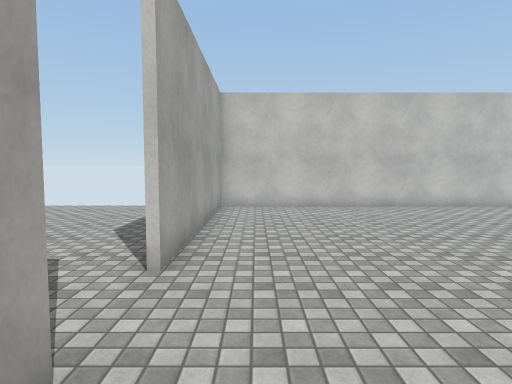
view 1 (above)

15 first-person views from a walk through a Unity game level. The camera is 1.5 m above the floor, tilts 4° down and sees 75° across. Doors are open. The floor is counted in squares, 1 m on a side. Each view is taken from the middle of a square. On the plan, view 1 faces up. The plan holds only what a view shows up to about 15 squares ahead; the rest is blank. The player is left out. Surface patterns are stand-ins for the level's own textures.

view 2
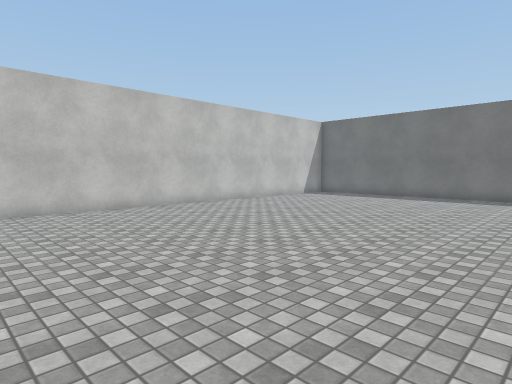

view 3
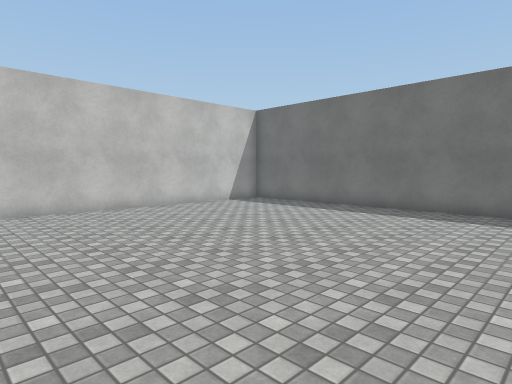

view 4
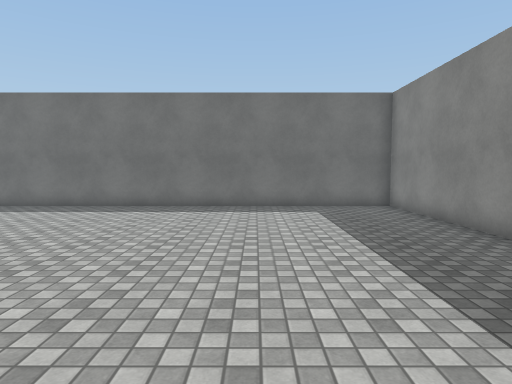

view 5
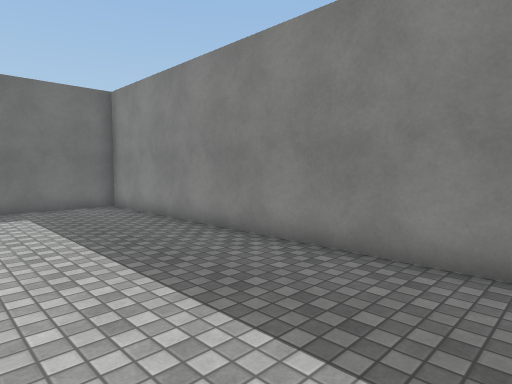

view 6
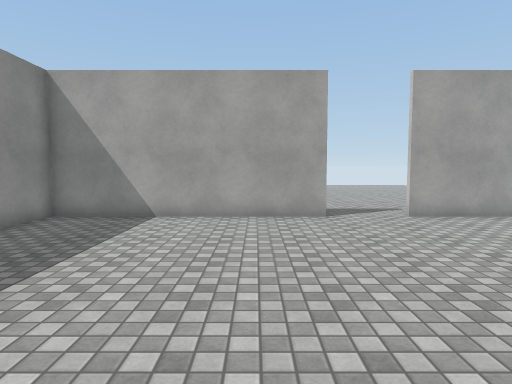

view 7
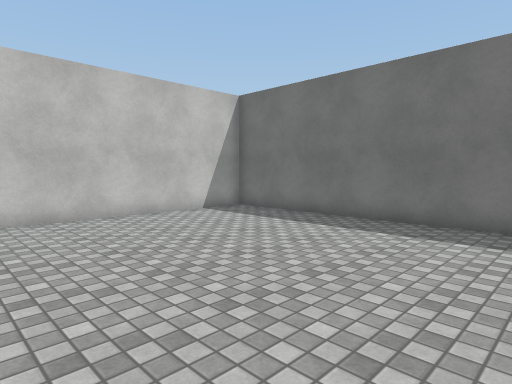

view 8
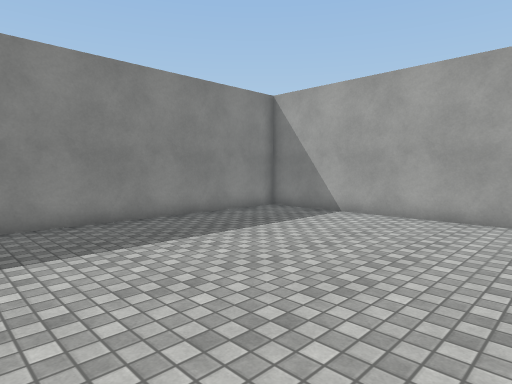

view 9
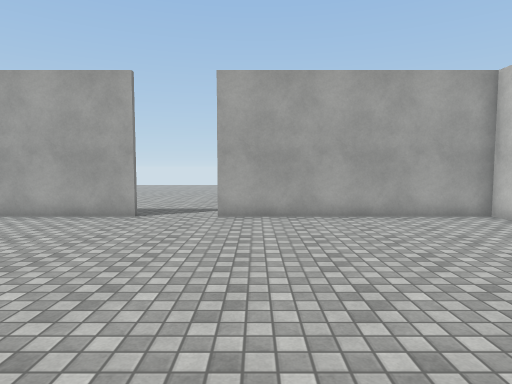

view 10
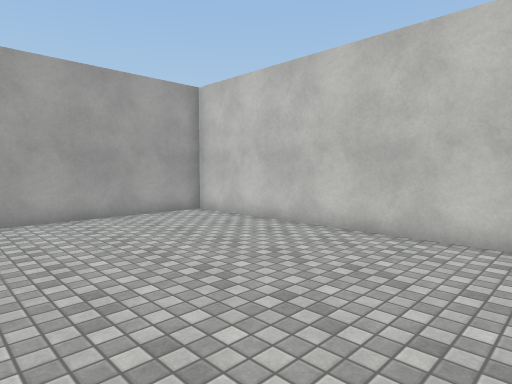

view 11
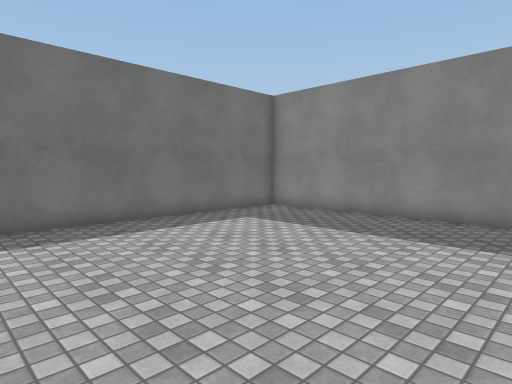

view 12
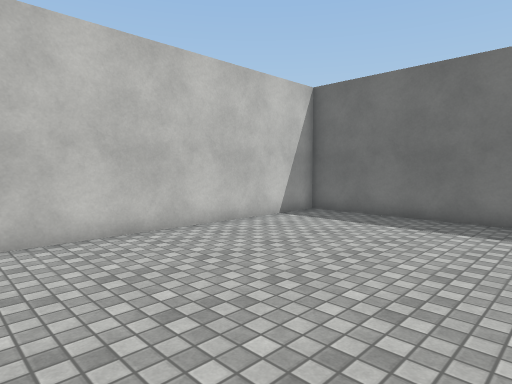

view 13
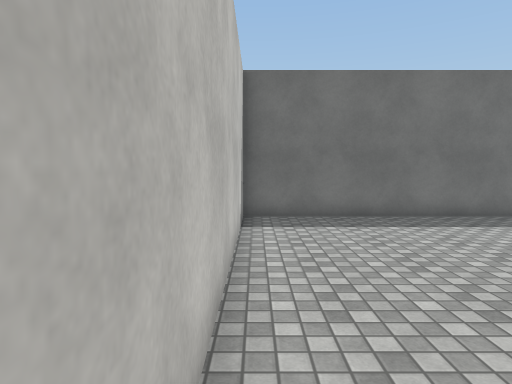

view 14
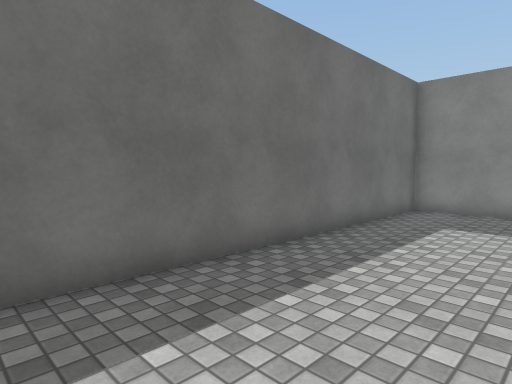

view 15
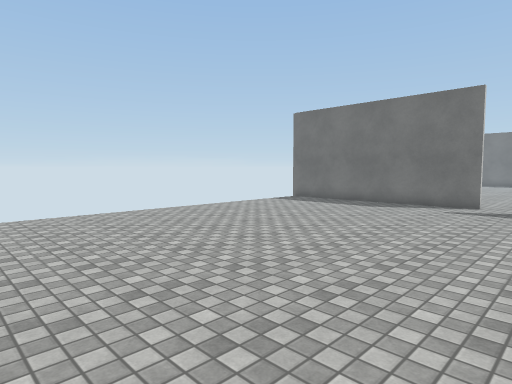

### Floor plan
Points are (right, up) in squares from view 1. A wall is a line through its corners. A room is listed if a view was taken in it or the views show most of it. See-through windows are left out.
Room 1 (views 1, 2, 3, 4, 5, 6, 7, 8, 9, 10, 11, 12, 13, 14)
walls: (-1.4, 2.2) (-1.4, -6.4) (18.4, -6.4) (18.4, 13.4) (-1.4, 13.4) (-1.4, 4.8)
ways out: open door at (-1.5, 3.5) to room 2
Room 2 (view 15)
walls: (-1.6, 4.8) (-1.6, 8.9)
ways out: open door at (-1.5, 3.5) to room 1

Where each view was taken, in squares from view 1:
view 1: 0 up, 0 right, facing up
view 2: 1 up, 0 right, facing up-right
view 3: 1 up, 6 right, facing up-right
view 4: 1 down, 5 right, facing right
view 5: 1 down, 5 right, facing down-right
view 6: 0 up, 9 right, facing left
view 7: 3 up, 9 right, facing up-right
view 8: 3 up, 9 right, facing down-left
view 9: 6 up, 9 right, facing left
view 10: 6 up, 9 right, facing up-left
view 11: 4 up, 9 right, facing down-right
view 12: 6 up, 8 right, facing up-right
view 13: 13 up, 8 right, facing right
view 14: 6 up, 14 right, facing down-right
view 15: 2 up, 16 left, facing up-right
